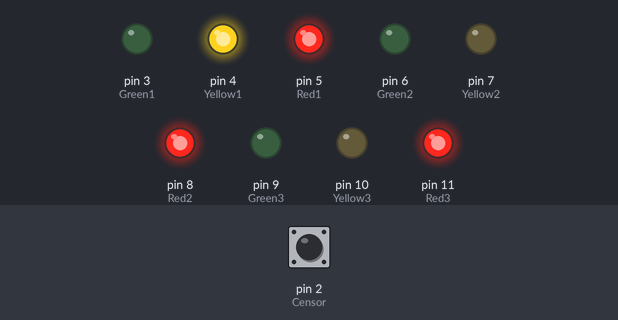
Bench run of a sketch on a simulated Arduino Uno, built with avr-gcc and run on an emulated ATmega328P. Parts: output pins drawn as LEDs (lit = HIGH). Inputs (shaded band) come from the test bench; at power-on: pin 2 (Censor) HIGH.

Above: at 0.1 s.
At 7.1 s:
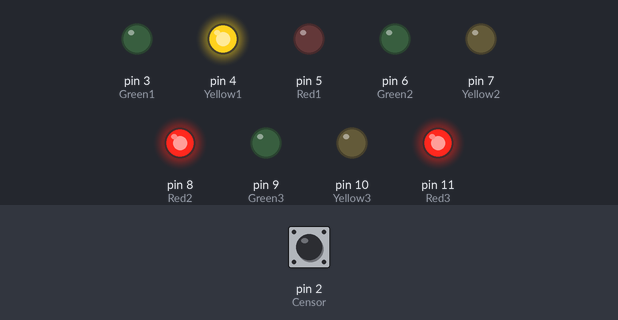
At 9.1 s:
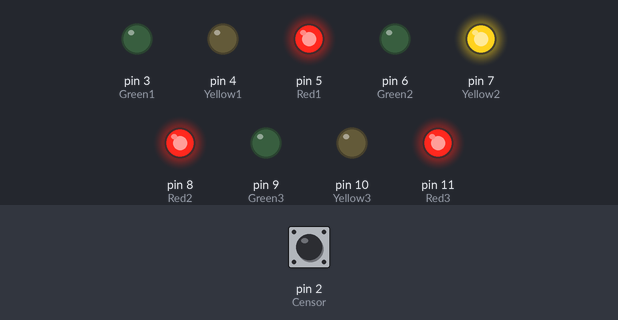
At 18.1 s:
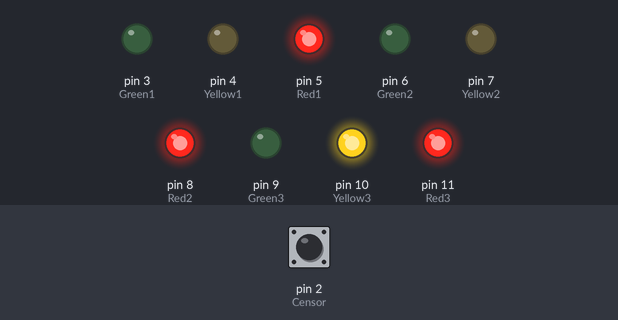
At 29.1 s:
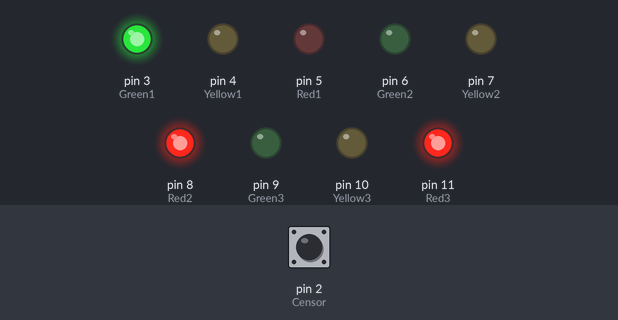
At 38.1 s:
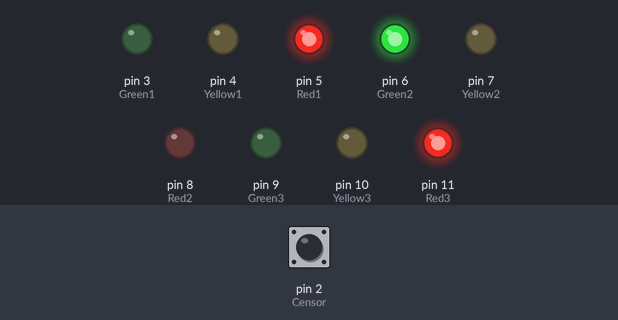
Timing chart, 0 to 39.6 s (numbered marks = the images above):
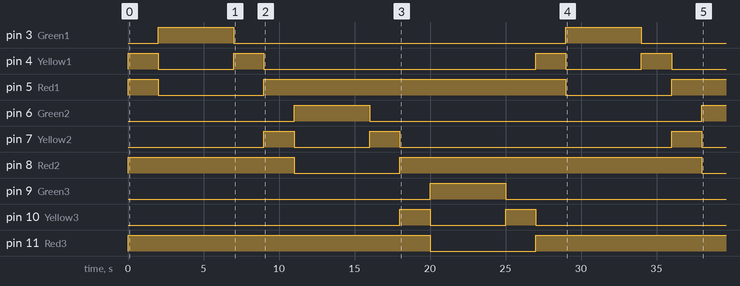

The sketch:

Density_Based_Traffic_Light_System_Source_Code.ino
```cpp
int Censor = 2;
int Green1 = 3;
int Yellow1 = 4;
int Red1 = 5;
int Green2 = 6;
int Yellow2 = 7;
int Red2 = 8;
int Green3 = 9;
int Yellow3 = 10;
int Red3 = 11;

void setup() {
  // put your setup code here, to run once:
  Serial.begin(9600);
  pinMode(2, INPUT);
  pinMode(3, OUTPUT);
  pinMode(4, OUTPUT);
  pinMode(5, OUTPUT);
  pinMode(6, OUTPUT);
  pinMode(7, OUTPUT);
  pinMode(8, OUTPUT);
  pinMode(9, OUTPUT);
  pinMode(10, OUTPUT);
  pinMode(11, OUTPUT);
  digitalWrite(Red1, HIGH);
  digitalWrite(Red2, HIGH);
  digitalWrite(Red3, HIGH);
  digitalWrite(Censor, HIGH);
}

void loop()
{
   if (digitalRead(2) == LOW)
   {
    digitalWrite(Green1, HIGH);
    digitalWrite(Yellow1, LOW);
    digitalWrite(Red1, LOW);
    delay(3000);
   }
   else
   {
    //North
    //Green
    digitalWrite(Yellow1, HIGH);
    delay(2000);
    digitalWrite(Green1, HIGH);
    digitalWrite(Red1, LOW);
    digitalWrite(Yellow1, LOW);
    delay(5000);
    //Yellow
    digitalWrite(Yellow1, HIGH);
    digitalWrite(Green1, LOW);
    delay(2000);
    //Red
    digitalWrite(Red1, HIGH);
    digitalWrite(Green1, LOW);
    digitalWrite(Yellow1, LOW);

    //East
    //Green
    digitalWrite(Yellow2, HIGH);
    delay(2000);
    digitalWrite(Green2, HIGH);
    digitalWrite(Red2, LOW);
    digitalWrite(Yellow2, LOW);
    delay(5000);
    //Yellow
    digitalWrite(Yellow2, HIGH);
    digitalWrite(Green2, LOW);
    delay(2000);
    //Red
    digitalWrite(Red2, HIGH);
    digitalWrite(Green2, LOW);
    digitalWrite(Yellow2, LOW);

    //South
    //Green
    digitalWrite(Yellow3, HIGH);
    delay(2000);
    digitalWrite(Green3, HIGH);
    digitalWrite(Red3, LOW);
    digitalWrite(Yellow3, LOW);
    delay(5000);
    //Yellow
    digitalWrite(Yellow3, HIGH);
    digitalWrite(Green3, LOW);
    delay(2000);
    //Red
    digitalWrite(Red3, HIGH);
    digitalWrite(Green3, LOW);
    digitalWrite(Yellow3, LOW);
   }
}
```

Measured:
- by itself, pin 3 (Green1): alternates HIGH for 5.0 s and LOW for 22.0 s
- by itself, pin 4 (Yellow1): LOW → HIGH at 0.00 s, → LOW 2.0 s later, → HIGH 5.0 s later, → LOW 2.0 s later, … (8 changes in this stretch)
- by itself, pin 5 (Red1): alternates HIGH for 20.0 s and LOW for 7.0 s
- by itself, pin 6 (Green2): LOW → HIGH at 11.0 s, → LOW 5.0 s later, → HIGH 22.0 s later
- by itself, pin 7 (Yellow2): goes HIGH 2.0 s, LOW 5.0 s, HIGH 2.0 s, LOW 18.0 s, HIGH 2.0 s, then LOW
- by itself, pin 8 (Red2): HIGH → LOW at 11.0 s, → HIGH 7.0 s later, → LOW 20.0 s later
- by itself, pin 9 (Green3): LOW → HIGH at 20.0 s, → LOW 5.0 s later
- by itself, pin 10 (Yellow3): LOW → HIGH at 18.0 s, → LOW 2.0 s later, → HIGH 5.0 s later, → LOW 2.0 s later, … (4 changes in this stretch)
